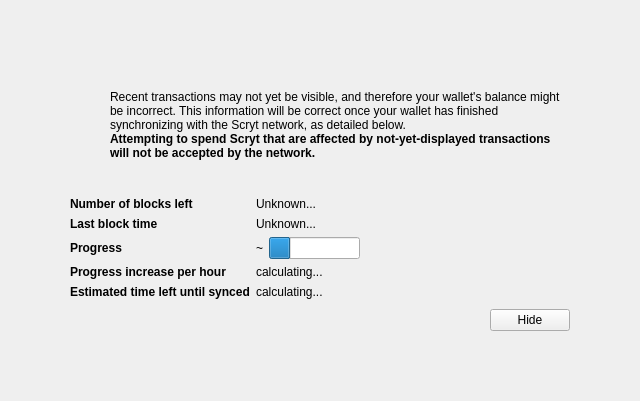
<?xml version="1.0" encoding="UTF-8"?>
<ui version="4.0">
 <class>ModalOverlay</class>
 <widget class="ModalOverlay" name="ModalOverlay">
  <property name="geometry">
   <rect>
    <x>0</x>
    <y>0</y>
    <width>640</width>
    <height>401</height>
   </rect>
  </property>
  <property name="windowTitle">
   <string>Form</string>
  </property>
  <layout class="QVBoxLayout" name="verticalLayout" stretch="0">
   <property name="sizeConstraint">
    <enum>QLayout::SetDefaultConstraint</enum>
   </property>
   <property name="leftMargin">
    <number>0</number>
   </property>
   <property name="topMargin">
    <number>0</number>
   </property>
   <property name="rightMargin">
    <number>0</number>
   </property>
   <property name="bottomMargin">
    <number>0</number>
   </property>
   <item>
    <widget class="QWidget" name="bgWidget" native="true">
     <property name="styleSheet">
      <string notr="true"/>
     </property>
     <layout class="QVBoxLayout" name="verticalLayoutMain" stretch="0">
      <property name="leftMargin">
       <number>60</number>
      </property>
      <property name="topMargin">
       <number>60</number>
      </property>
      <property name="rightMargin">
       <number>60</number>
      </property>
      <property name="bottomMargin">
       <number>60</number>
      </property>
      <item>
       <widget class="QWidget" name="contentWidget" native="true">
        <property name="styleSheet">
         <string notr="true"/>
        </property>
        <layout class="QVBoxLayout" name="verticalLayoutSub" stretch="1,0,0,0,0">
         <property name="spacing">
          <number>0</number>
         </property>
         <property name="leftMargin">
          <number>10</number>
         </property>
         <property name="topMargin">
          <number>10</number>
         </property>
         <property name="rightMargin">
          <number>10</number>
         </property>
         <property name="bottomMargin">
          <number>10</number>
         </property>
         <item>
          <layout class="QHBoxLayout" name="horizontalLayoutIconText" stretch="0,1">
           <property name="topMargin">
            <number>20</number>
           </property>
           <item>
            <layout class="QVBoxLayout" name="verticalLayoutIcon">
             <property name="leftMargin">
              <number>0</number>
             </property>
             <item>
              <widget class="QPushButton" name="warningIcon">
               <property name="enabled">
                <bool>false</bool>
               </property>
               <property name="text">
                <string/>
               </property>
               <property name="icon">
                <iconset>
                 <normaloff>:/icons/warning</normaloff>
                 <disabledoff>:/icons/warning</disabledoff>:/icons/warning</iconset>
               </property>
               <property name="iconSize">
                <size>
                 <width>48</width>
                 <height>48</height>
                </size>
               </property>
               <property name="flat">
                <bool>true</bool>
               </property>
              </widget>
             </item>
             <item>
              <spacer name="verticalSpacerWarningIcon">
               <property name="orientation">
                <enum>Qt::Vertical</enum>
               </property>
               <property name="sizeHint" stdset="0">
                <size>
                 <width>20</width>
                 <height>40</height>
                </size>
               </property>
              </spacer>
             </item>
            </layout>
           </item>
           <item>
            <layout class="QVBoxLayout" name="verticalLayoutInfoText">
             <property name="leftMargin">
              <number>0</number>
             </property>
             <property name="topMargin">
              <number>0</number>
             </property>
             <item>
              <widget class="QLabel" name="infoText">
               <property name="text">
                <string>Recent transactions may not yet be visible, and therefore your wallet's balance might be incorrect. This information will be correct once your wallet has finished synchronizing with the Scryt network, as detailed below.</string>
               </property>
               <property name="textFormat">
                <enum>Qt::RichText</enum>
               </property>
               <property name="wordWrap">
                <bool>true</bool>
               </property>
              </widget>
             </item>
             <item>
              <widget class="QLabel" name="infoTextStrong">
               <property name="font">
                <font>
                 <weight>75</weight>
                 <bold>true</bold>
                </font>
               </property>
               <property name="text">
                <string>Attempting to spend Scryt that are affected by not-yet-displayed transactions will not be accepted by the network.</string>
               </property>
               <property name="textFormat">
                <enum>Qt::RichText</enum>
               </property>
               <property name="wordWrap">
                <bool>true</bool>
               </property>
              </widget>
             </item>
             <item>
              <spacer name="verticalSpacerInTextSpace">
               <property name="orientation">
                <enum>Qt::Vertical</enum>
               </property>
               <property name="sizeHint" stdset="0">
                <size>
                 <width>20</width>
                 <height>40</height>
                </size>
               </property>
              </spacer>
             </item>
            </layout>
           </item>
          </layout>
         </item>
         <item>
          <spacer name="verticalSpacerAfterText">
           <property name="orientation">
            <enum>Qt::Vertical</enum>
           </property>
           <property name="sizeHint" stdset="0">
            <size>
             <width>20</width>
             <height>40</height>
            </size>
           </property>
          </spacer>
         </item>
         <item>
          <layout class="QFormLayout" name="formLayout">
           <property name="fieldGrowthPolicy">
            <enum>QFormLayout::FieldsStayAtSizeHint</enum>
           </property>
           <property name="horizontalSpacing">
            <number>6</number>
           </property>
           <property name="verticalSpacing">
            <number>6</number>
           </property>
           <property name="topMargin">
            <number>10</number>
           </property>
           <item row="0" column="0">
            <widget class="QLabel" name="labelNumberOfBlocksLeft">
             <property name="font">
              <font>
               <weight>75</weight>
               <bold>true</bold>
              </font>
             </property>
             <property name="text">
              <string>Number of blocks left</string>
             </property>
            </widget>
           </item>
           <item row="0" column="1">
            <widget class="QLabel" name="numberOfBlocksLeft">
             <property name="text">
              <string>Unknown...</string>
             </property>
            </widget>
           </item>
           <item row="1" column="0">
            <widget class="QLabel" name="labelLastBlockTime">
             <property name="font">
              <font>
               <weight>75</weight>
               <bold>true</bold>
              </font>
             </property>
             <property name="text">
              <string>Last block time</string>
             </property>
            </widget>
           </item>
           <item row="1" column="1">
            <widget class="QLabel" name="newestBlockDate">
             <property name="sizePolicy">
              <sizepolicy hsizetype="Maximum" vsizetype="Preferred">
               <horstretch>0</horstretch>
               <verstretch>0</verstretch>
              </sizepolicy>
             </property>
             <property name="text">
              <string>Unknown...</string>
             </property>
            </widget>
           </item>
           <item row="2" column="0">
            <widget class="QLabel" name="labelSyncDone">
             <property name="font">
              <font>
               <weight>75</weight>
               <bold>true</bold>
              </font>
             </property>
             <property name="text">
              <string>Progress</string>
             </property>
            </widget>
           </item>
           <item row="2" column="1">
            <layout class="QHBoxLayout" name="horizontalLayoutSync" stretch="0,1">
             <item>
              <widget class="QLabel" name="percentageProgress">
               <property name="text">
                <string notr="true">~</string>
               </property>
              </widget>
             </item>
             <item>
              <widget class="QProgressBar" name="progressBar">
               <property name="value">
                <number>24</number>
               </property>
               <property name="format">
                <string/>
               </property>
              </widget>
             </item>
            </layout>
           </item>
           <item row="4" column="0">
            <widget class="QLabel" name="labelProgressIncrease">
             <property name="font">
              <font>
               <weight>75</weight>
               <bold>true</bold>
              </font>
             </property>
             <property name="text">
              <string>Progress increase per hour</string>
             </property>
            </widget>
           </item>
           <item row="4" column="1">
            <widget class="QLabel" name="progressIncreasePerH">
             <property name="text">
              <string>calculating...</string>
             </property>
            </widget>
           </item>
           <item row="5" column="0">
            <widget class="QLabel" name="labelEstimatedTimeLeft">
             <property name="font">
              <font>
               <weight>75</weight>
               <bold>true</bold>
              </font>
             </property>
             <property name="text">
              <string>Estimated time left until synced</string>
             </property>
            </widget>
           </item>
           <item row="5" column="1">
            <widget class="QLabel" name="expectedTimeLeft">
             <property name="text">
              <string>calculating...</string>
             </property>
            </widget>
           </item>
          </layout>
         </item>
         <item>
          <layout class="QHBoxLayout" name="horizontalLayoutButtons">
           <property name="leftMargin">
            <number>10</number>
           </property>
           <property name="topMargin">
            <number>10</number>
           </property>
           <item>
            <spacer name="horizontalSpacer">
             <property name="orientation">
              <enum>Qt::Horizontal</enum>
             </property>
             <property name="sizeHint" stdset="0">
              <size>
               <width>40</width>
               <height>20</height>
              </size>
             </property>
            </spacer>
           </item>
           <item>
            <widget class="QPushButton" name="closeButton">
             <property name="text">
              <string>Hide</string>
             </property>
            </widget>
           </item>
          </layout>
         </item>
         <item>
          <layout class="QVBoxLayout" name="verticalLayout_2">
           <item>
            <spacer name="verticalSpacer">
             <property name="orientation">
              <enum>Qt::Vertical</enum>
             </property>
             <property name="sizeHint" stdset="0">
              <size>
               <width>20</width>
               <height>40</height>
              </size>
             </property>
            </spacer>
           </item>
          </layout>
         </item>
        </layout>
       </widget>
      </item>
     </layout>
    </widget>
   </item>
  </layout>
 </widget>
 <customwidgets>
  <customwidget>
   <class>ModalOverlay</class>
   <extends>QWidget</extends>
   <header>modaloverlay.h</header>
   <container>1</container>
  </customwidget>
 </customwidgets>
 <resources/>
 <connections/>
</ui>
